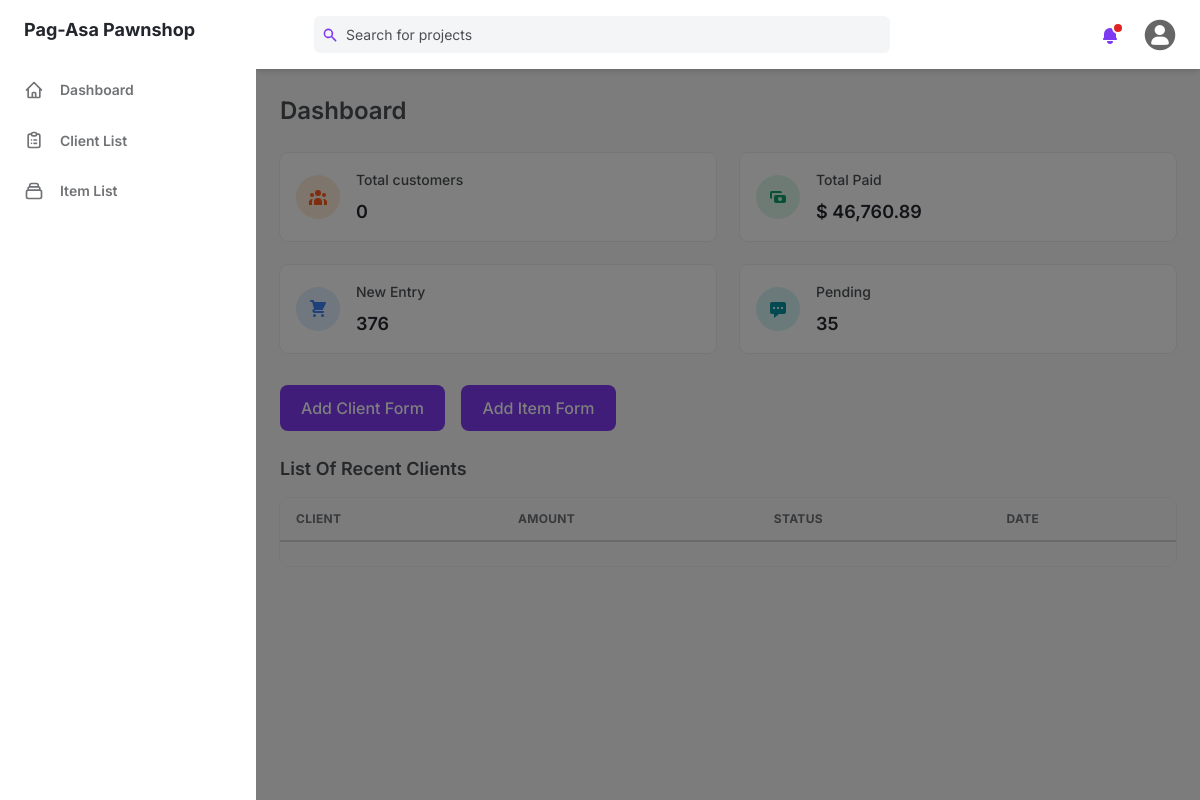
/dashboard/ (signed in), run on an earlier commit of the app's database.
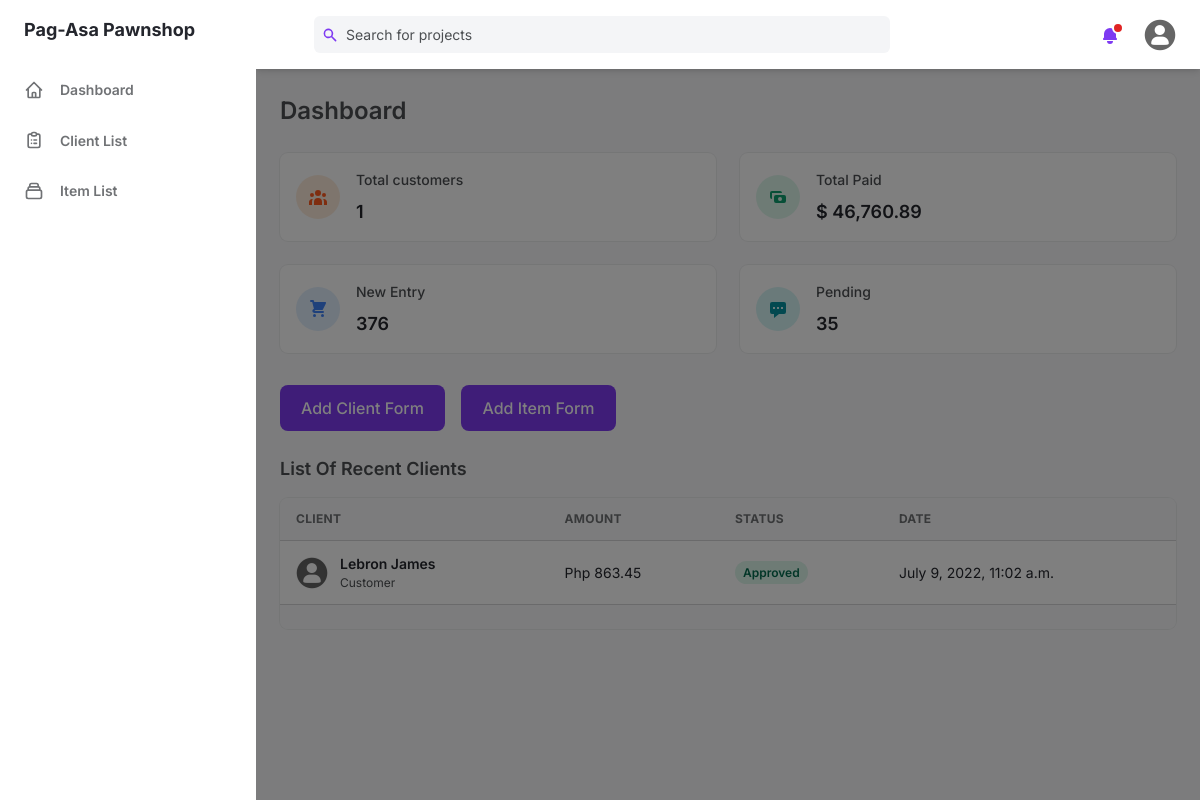
And on a later commit of the database.
### management_system/models.py (models this page shows, shortened)
class Client(models.Model):
    first_name = models.CharField(max_length=255)
    last_name = models.CharField(max_length=255)
    middle_name = models.CharField(max_length=255, null=True, blank=True)
    address = models.TextField(max_length=500)
    created = models.DateTimeField(auto_now_add=True)
    updated = models.DateTimeField(auto_now=True)

### management_system/views.py (the view)
class DashboardView(LoginRequiredMixin, View):
    def get(self, request):
        clients = Client.objects.all().order_by('-created')[:10]
        count = clients.count()
        context = {
            'clients': clients,
            'count': count,
        }
        return render(request, 'index.html', context)

### templates/index.html
{% extends 'base.html' %}
{% block content %}
<div>
    <div id="content" class="htmx-list">
        <h2 class="mt-6 mb-4 text-2xl font-semibold text-gray-600 dark:text-gray-300">Dashboard</h2>
        {% include 'components/cards.html' %}
        {% include 'components/cta_buttons.html' %}
        {% include 'components/tables.html' %}
    </div>
</div>
{% endblock %}

### templates/base.html (shortened to what this page needs)
{% load static %}
<!DOCTYPE html>
<html :class="{ 'theme-dark': dark }" x-data="data()" lang="en">
  <head>
    <link rel="stylesheet" href="{% static 'css/tailwind.output.css' %}" />
  </head>
  <body>
    <div
      class="flex h-screen bg-gray-50 dark:bg-gray-900"
      :class="{ 'overflow-hidden': isSideMenuOpen}"
    >
      <aside
        class="z-20 flex-shrink-0 hidden w-64 overflow-y-auto bg-white dark:bg-gray-800 md:block"
      >
        <div class="py-4 text-gray-500 dark:text-gray-400">
          <a
            class="ml-6 text-lg font-bold text-gray-700 dark:text-gray-200"
            href="{% url 'dashboard' %}"
          >
            Pag-Asa Pawnshop
          </a>
          <ul class="mt-6">
            <li class="relative px-6 py-3">
              <a
                class="inline-flex items-center w-full text-sm font-semibold transition-colors duration-150 hover:text-gray-800 dark:hover:text-gray-200"
                href="{% url 'dashboard' %}"
                hx-boost="true"
              >
                <svg
                  class="w-5 h-5"
                  aria-hidden="true"
                  fill="none"
                  stroke-linecap="round"
                  stroke-linejoin="round"
                  stroke-width="2"
                  viewBox="0 0 24 24"
                  stroke="currentColor"
                >
                  <path
                    d="M3 12l2-2m0 0l7-7 7 7M5 10v10a1 1 0 001 1h3m10-11l2 2m-2-2v10a1 1 0 01-1 1h-3m-6 0a1 1 0 001-1v-4a1 1 0 011-1h2a1 1 0 011 1v4a1 1 0 001 1m-6 0h6"
                  ></path>
                </svg>
                <span class="ml-4">Dashboard</span>
              </a>
            </li>
          </ul>
          <ul>
            <li class="relative px-6 py-3">
              <a
                class="inline-flex items-center w-full text-sm font-semibold transition-colors duration-150 hover:text-gray-800 dark:hover:text-gray-200"
                href="{% url 'all_client_list' %}"
                hx-boost="true"
              >
                <span class="ml-4">Client List</span>
              </a>
            </li>
            <li class="relative px-6 py-3">
              <a
                class="inline-flex items-center w-full text-sm font-semibold transition-colors duration-150 hover:text-gray-800 dark:hover:text-gray-200"
                href="{% url 'all_item_list' %}"
                hx-boost="true"
              >
                <span class="ml-4">Item List</span>
              </a>
            </li>
          </ul>
        </div>
      </aside>
      <div
        x-show="isSideMenuOpen"
        x-transition:enter="transition ease-in-out duration-150"
        x-transition:enter-start="opacity-0"
        x-transition:enter-end="opacity-100"
        x-transition:leave="transition ease-in-out duration-150"
        x-transition:leave-start="opacity-100"
        x-transition:leave-end="opacity-0"
        class="fixed inset-0 z-10 flex items-end bg-black bg-opacity-50 sm:items-center sm:justify-center"
      ></div>
      <div class="flex flex-col flex-1">
        <header class="z-10 py-4 bg-white shadow-md dark:bg-gray-800">
          <div
            class="container flex items-center justify-between h-full px-6 mx-auto text-purple-600 dark:text-purple-300"
          >
            <div class="flex justify-center flex-1 lg:mr-32">
              <div
                class="relative w-full max-w-xl mr-6 focus-within:text-purple-500"
              >
                <div class="absolute inset-y-0 flex items-center pl-2">
                  <svg
                    class="w-4 h-4"
                    aria-hidden="true"
                    fill="currentColor"
                    viewBox="0 0 20 20"
                  >
                    <path
                      fill-rule="evenodd"
                      d="M8 4a4 4 0 100 8 4 4 0 000-8zM2 8a6 6 0 1110.89 3.476l4.817 4.817a1 1 0 01-1.414 1.414l-4.816-4.816A6 6 0 012 8z"
                      clip-rule="evenodd"
                    ></path>
                  </svg>
                </div>
                <input
                  class="w-full pl-8 pr-2 text-sm text-gray-700 placeholder-gray-600 bg-gray-100 border-0 rounded-md dark:placeholder-gray-500 dark:focus:shadow-outline-gray dark:focus:placeholder-gray-600 dark:bg-gray-700 dark:text-gray-200 focus:placeholder-gray-500 focus:bg-white focus:border-purple-300 focus:outline-none focus:shadow-outline-purple form-input"
                  type="text"
                  placeholder="Search for projects"
                  aria-label="Search"
                />
              </div>
            </div>
            <ul class="flex items-center flex-shrink-0 space-x-6">
              <li class="relative">
                <button
                  class="relative align-middle rounded-md focus:outline-none focus:shadow-outline-purple"
                  @click="toggleNotificationsMenu"
                  @keydown.escape="closeNotificationsMenu"
                  aria-label="Notifications"
                  aria-haspopup="true"
                >
                  <svg
                    class="w-5 h-5"
                    aria-hidden="true"
                    fill="currentColor"
                    viewBox="0 0 20 20"
                  >
                    <path
                      d="M10 2a6 6 0 00-6 6v3.586l-.707.707A1 1 0 004 14h12a1 1 0 00.707-1.707L16 11.586V8a6 6 0 00-6-6zM10 18a3 3 0 01-3-3h6a3 3 0 01-3 3z"
                    ></path>
                  </svg>
                  <span
                    aria-hidden="true"
                    class="absolute top-0 right-0 inline-block w-3 h-3 transform translate-x-1 -translate-y-1 bg-red-600 border-2 border-white rounded-full dark:border-gray-800"
                  ></span>
                </button>
              </li>
              <li class="relative">
                <button
                  class="align-middle rounded-full focus:shadow-outline-purple focus:outline-none"
                  @click="toggleProfileMenu"
                  @keydown.escape="closeProfileMenu"
                  aria-label="Account"
                  aria-haspopup="true"
                >
                  <img
                    class="object-cover w-8 h-8 rounded-full"
                    src="{% static 'assets/img/default.png'%}"
                    alt=""
                    aria-hidden="true"
                  />
                </button>
              </li>
            </ul>
          </div>
        </header>
        <main class="h-full pb-16 overflow-y-auto">
          <div class="container relative grid px-6 mx-auto">
            {% block content %} {% endblock %}
          </div>
        </main>
      </div>
    </div>
  </body>
</html>

### templates/components/cards.html (shortened to what this page needs)
<div class="mt-6">
   <div class="grid gap-6 mb-8 md:grid-cols-2 xl:grid-cols-4">
     <div
       class="flex items-center p-4 bg-white rounded-lg shadow-xs dark:bg-gray-800"
     >
       <div
         class="p-3 mr-4 text-orange-500 bg-orange-100 rounded-full dark:text-orange-100 dark:bg-orange-500"
       >
       </div>
       <div>
         <p
           class="mb-2 text-sm font-medium text-gray-600 dark:text-gray-400"
         >
           Total customers
         </p>
         <p
           class="text-lg font-semibold text-gray-700 dark:text-gray-200"
         >
           {{count}}
         </p>
       </div>
     </div>
     <div
       class="flex items-center p-4 bg-white rounded-lg shadow-xs dark:bg-gray-800"
     >
       <div
         class="p-3 mr-4 text-green-500 bg-green-100 rounded-full dark:text-green-100 dark:bg-green-500"
       >
         <svg class="w-5 h-5" fill="currentColor" viewBox="0 0 20 20">
           <path
             fill-rule="evenodd"
             d="M4 4a2 2 0 00-2 2v4a2 2 0 002 2V6h10a2 2 0 00-2-2H4zm2 6a2 2 0 012-2h8a2 2 0 012 2v4a2 2 0 01-2 2H8a2 2 0 01-2-2v-4zm6 4a2 2 0 100-4 2 2 0 000 4z"
             clip-rule="evenodd"
           ></path>
         </svg>
       </div>
       <div>
         <p
           class="mb-2 text-sm font-medium text-gray-600 dark:text-gray-400"
         >
           Total Paid
         </p>
         <p
           class="text-lg font-semibold text-gray-700 dark:text-gray-200"
         >
           $ 46,760.89
         </p>
       </div>
     </div>
     <div
       class="flex items-center p-4 bg-white rounded-lg shadow-xs dark:bg-gray-800"
     >
       <div
         class="p-3 mr-4 text-blue-500 bg-blue-100 rounded-full dark:text-blue-100 dark:bg-blue-500"
       >
       </div>
       <div>
         <p
           class="mb-2 text-sm font-medium text-gray-600 dark:text-gray-400"
         >
           New Entry
         </p>
         <p
           class="text-lg font-semibold text-gray-700 dark:text-gray-200"
         >
           376
         </p>
       </div>
     </div>
     <div
       class="flex items-center p-4 bg-white rounded-lg shadow-xs dark:bg-gray-800"
     >
       <div
         class="p-3 mr-4 text-teal-500 bg-teal-100 rounded-full dark:text-teal-100 dark:bg-teal-500"
       >
         <svg class="w-5 h-5" fill="currentColor" viewBox="0 0 20 20">
           <path
             fill-rule="evenodd"
             d="M18 5v8a2 2 0 01-2 2h-5l-5 4v-4H4a2 2 0 01-2-2V5a2 2 0 012-2h12a2 2 0 012 2zM7 8H5v2h2V8zm2 0h2v2H9V8zm6 0h-2v2h2V8z"
             clip-rule="evenodd"
           ></path>
         </svg>
       </div>
       <div>
         <p
           class="mb-2 text-sm font-medium text-gray-600 dark:text-gray-400"
         >
           Pending
         </p>
         <p
           class="text-lg font-semibold text-gray-700 dark:text-gray-200"
         >
           35
         </p>
       </div>
     </div>
   </div>
</div>

### templates/components/cta_buttons.html
<div class="mb-6 space-x-3">
  <a href="{% url 'client_form' %}"
     hx-boost="true"
  >
    <button
      class="px-5 py-3 font-medium leading-5 text-white transition-colors duration-150 bg-purple-600 border border-transparent rounded-lg active:bg-purple-600 hover:bg-purple-700 focus:outline-none focus:shadow-outline-purple"
    >
      Add Client Form
    </button>
  </a>
  <a href="{% url 'item_form' %}"
     hx-boost="true"
  >
  <button
    class="px-5 py-3 font-medium leading-5 text-white transition-colors duration-150 bg-purple-600 border border-transparent rounded-lg active:bg-purple-600 hover:bg-purple-700 focus:outline-none focus:shadow-outline-purple"
  >
    Add Item Form
  </button>
  </a>
</div>

### templates/components/tables.html
{% load static %}
<div>
  <h4 class="mb-4 text-lg font-semibold text-gray-600 dark:text-gray-300">
    List Of Recent Clients
  </h4>
  <div class="w-full mb-8 overflow-hidden rounded-lg shadow-xs">
    <div class="w-full overflow-x-auto">
      <table class="w-full whitespace-no-wrap">
        <thead>
          <tr
            class="text-xs font-semibold tracking-wide text-left text-gray-500 uppercase border-b dark:border-gray-700 bg-gray-50 dark:text-gray-400 dark:bg-gray-800"
          >
            <th class="px-4 py-3">Client</th>
            <th class="px-4 py-3">Amount</th>
            <th class="px-4 py-3">Status</th>
            <th class="px-4 py-3">Date</th>
          </tr>
        </thead>
        <tbody class="bg-white divide-y dark:divide-gray-700 dark:bg-gray-800">
            {% for client in clients %}
            <tr class="text-gray-700 dark:text-gray-400">
                <td class="px-4 py-3">
                  <div class="flex items-center text-sm">
                    <div class="relative hidden w-8 h-8 mr-3 rounded-full md:block">
                      <img
                        class="object-cover w-full h-full rounded-full"
                        src="{% static 'assets/img/default.png' %}"
                        alt=""
                        loading="lazy"
                      />
                      <div
                        class="absolute inset-0 rounded-full shadow-inner"
                        aria-hidden="true"
                      ></div>
                    </div>
                    <div>
                      <p class="font-semibold">{{client.first_name|title}} {{client.last_name|title}}</p>
                      <p class="text-xs text-gray-600 dark:text-gray-400">
                        Customer
                      </p>
                    </div>
                  </div>
                </td>
                <td class="px-4 py-3 text-sm">Php 863.45</td>
                <td class="px-4 py-3 text-xs">
                  <span
                    class="px-2 py-1 font-semibold leading-tight text-green-700 bg-green-100 rounded-full dark:bg-green-700 dark:text-green-100"
                  >
                    Approved
                  </span>
                </td>
                <td class="px-4 py-3 text-sm">{{client.created}}</td>
              </tr>
            {% endfor %}
        </tbody>
      </table>
    </div>
    <div
      class="grid px-4 py-3 text-xs font-semibold tracking-wide text-gray-500 uppercase border-t dark:border-gray-700 bg-gray-50 sm:grid-cols-9 dark:text-gray-400 dark:bg-gray-800"
    >
    </div>
  </div>
</div>

What changed in the data, as far as the page shows it:
added Client: first_name "Lebron", last_name "James", created "July 9, 2022, 11:02 a.m."
Also different on the page:
{{ count }}: "0" → "1"
